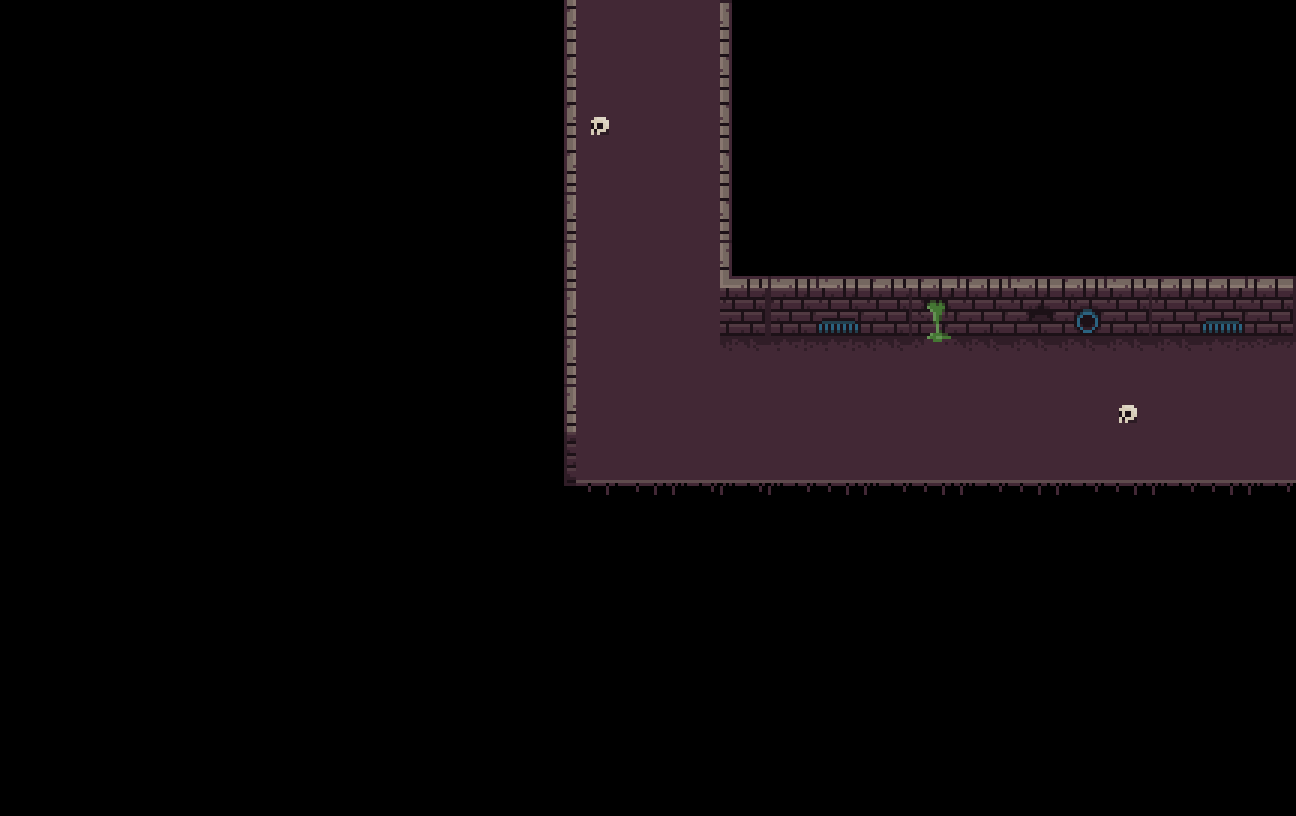

The image is a tile-based game level rendered from a .tmx file. Its description and source (layers, tilesets, objects; grid data summarised) follow:
An orthogonal 27x17 tile map with 48x48 px tiles, 7 tile layers (suelo, paredes, Capa de patrones 4, Capa de patrones 5, ...).

<map version="1.0" tiledversion="1.1.4" orientation="orthogonal" renderorder="right-down" width="27" height="17" tilewidth="48" tileheight="48" infinite="0" nextobjectid="1">
 <tileset firstgid="1" name="tileModificadox3" tilewidth="48" tileheight="48" tilecount="256" columns="16">
  <image source="tileModificadox3.png" width="768" height="768" />
 </tileset>
 <layer name="suelo" width="27" height="17">
  <data>[459 cells, 66 non-empty, 6 distinct tile ids]</data>
 </layer>
 <layer name="paredes" width="27" height="17">
  <data>[459 cells, 55 non-empty, 19 distinct tile ids]</data>
 </layer>
 <layer name="Capa de patrones 4" width="27" height="17">
  <data>[459 cells, 0 non-empty, 0 distinct tile ids]</data>
 </layer>
 <layer name="Capa de patrones 5" width="27" height="17">
  <data>[459 cells, 0 non-empty, 0 distinct tile ids]</data>
 </layer>
 <layer name="Capa de patrones 6" width="27" height="17">
  <data>[459 cells, 0 non-empty, 0 distinct tile ids]</data>
 </layer>
 <layer name="Capa de patrones 7" width="27" height="17">
  <data>[459 cells, 0 non-empty, 0 distinct tile ids]</data>
 </layer>
 <layer name="capaExtra" width="27" height="17">
  <data>[459 cells, 0 non-empty, 0 distinct tile ids]</data>
 </layer>
</map>
